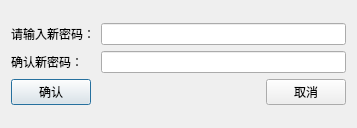
<?xml version="1.0" encoding="UTF-8"?>
<ui version="4.0">
 <class>Dialog_change_password</class>
 <widget class="QDialog" name="Dialog_change_password">
  <property name="geometry">
   <rect>
    <x>0</x>
    <y>0</y>
    <width>357</width>
    <height>128</height>
   </rect>
  </property>
  <property name="windowTitle">
   <string>Dialog</string>
  </property>
  <layout class="QGridLayout" name="gridLayout">
   <item row="0" column="0">
    <spacer name="verticalSpacer">
     <property name="orientation">
      <enum>Qt::Vertical</enum>
     </property>
     <property name="sizeHint" stdset="0">
      <size>
       <width>20</width>
       <height>40</height>
      </size>
     </property>
    </spacer>
   </item>
   <item row="1" column="0">
    <layout class="QVBoxLayout" name="verticalLayout_3">
     <item>
      <layout class="QHBoxLayout" name="horizontalLayout_2">
       <item>
        <layout class="QVBoxLayout" name="verticalLayout_2">
         <item>
          <widget class="QLabel" name="label">
           <property name="text">
            <string>请输入新密码：</string>
           </property>
          </widget>
         </item>
         <item>
          <widget class="QLabel" name="label_2">
           <property name="text">
            <string>确认新密码：</string>
           </property>
          </widget>
         </item>
        </layout>
       </item>
       <item>
        <layout class="QVBoxLayout" name="verticalLayout">
         <item>
          <widget class="QLineEdit" name="lineEdit_new_pw"/>
         </item>
         <item>
          <widget class="QLineEdit" name="lineEdit_confirm_pw"/>
         </item>
        </layout>
       </item>
      </layout>
     </item>
     <item>
      <layout class="QHBoxLayout" name="horizontalLayout">
       <item>
        <widget class="QPushButton" name="btn_change_pw_ok">
         <property name="text">
          <string>确认</string>
         </property>
        </widget>
       </item>
       <item>
        <spacer name="horizontalSpacer">
         <property name="orientation">
          <enum>Qt::Horizontal</enum>
         </property>
         <property name="sizeHint" stdset="0">
          <size>
           <width>40</width>
           <height>20</height>
          </size>
         </property>
        </spacer>
       </item>
       <item>
        <widget class="QPushButton" name="btn_change_pw_cancel">
         <property name="text">
          <string>取消</string>
         </property>
        </widget>
       </item>
      </layout>
     </item>
    </layout>
   </item>
   <item row="2" column="0">
    <spacer name="verticalSpacer_2">
     <property name="orientation">
      <enum>Qt::Vertical</enum>
     </property>
     <property name="sizeHint" stdset="0">
      <size>
       <width>20</width>
       <height>40</height>
      </size>
     </property>
    </spacer>
   </item>
  </layout>
 </widget>
 <tabstops>
  <tabstop>lineEdit_new_pw</tabstop>
  <tabstop>lineEdit_confirm_pw</tabstop>
  <tabstop>btn_change_pw_ok</tabstop>
  <tabstop>btn_change_pw_cancel</tabstop>
 </tabstops>
 <resources/>
 <connections>
  <connection>
   <sender>btn_change_pw_cancel</sender>
   <signal>clicked()</signal>
   <receiver>Dialog_change_password</receiver>
   <slot>close()</slot>
   <hints>
    <hint type="sourcelabel">
     <x>265</x>
     <y>133</y>
    </hint>
    <hint type="destinationlabel">
     <x>199</x>
     <y>84</y>
    </hint>
   </hints>
  </connection>
 </connections>
</ui>
